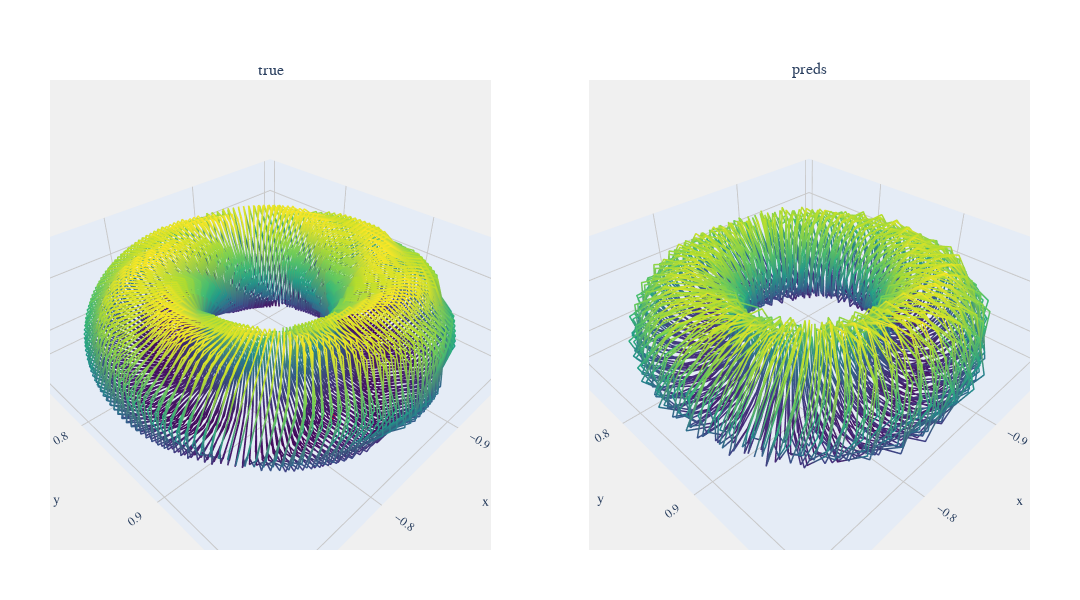

Here is the notebook cell this chart was saved with:
### Code cell
select = 104
print(data[select]['parameters'])
viz.compare_plot(datasets=[data[select]['true_value'], data[select]['predictions']], titles=["true","preds"])

### Figure 1 — Plotly figure (JSON) as saved in the notebook; plotly's stock layout.template omitted (floating-point values rounded to 4 significant figures; data arrays with more than 128 entries replaced by an {"elided": "..."} marker saying what was removed)
{"data": [{"hoverinfo": "x+y+z", "line": {"color": {"elided": "2500 float values"}, "colorscale": [[0, "#440154"], [0.1111, "#482878"], [0.2222, "#3e4989"], [0.3333, "#31688e"], [0.4444, "#26828e"], [0.5556, "#1f9e89"], [0.6667, "#35b779"], [0.7778, "#6ece58"], [0.8889, "#b5de2b"], [1, "#fde725"]], "width": 3}, "mode": "lines", "name": "Dataset 1", "scene": "scene", "type": "scatter3d", "x": {"elided": "2500 float values"}, "y": {"elided": "2500 float values"}, "z": {"elided": "2500 float values"}}, {"hoverinfo": "none", "marker": {"color": "limegreen", "size": 2}, "mode": "markers", "name": "Start", "scene": "scene", "showlegend": false, "type": "scatter3d", "x": [-0.7898], "y": [0.8196], "z": [0.6946]}, {"hoverinfo": "none", "marker": {"color": "crimson", "size": 2}, "mode": "markers", "name": "End", "scene": "scene", "showlegend": false, "type": "scatter3d", "x": [-0.8364], "y": [0.9352], "z": [0.6861]}, {"hoverinfo": "x+y+z", "line": {"color": {"elided": "2500 float values"}, "colorscale": [[0, "#440154"], [0.1111, "#482878"], [0.2222, "#3e4989"], [0.3333, "#31688e"], [0.4444, "#26828e"], [0.5556, "#1f9e89"], [0.6667, "#35b779"], [0.7778, "#6ece58"], [0.8889, "#b5de2b"], [1, "#fde725"]], "width": 3}, "mode": "lines", "name": "Dataset 2", "scene": "scene2", "type": "scatter3d", "x": {"elided": "2500 float values"}, "y": {"elided": "2500 float values"}, "z": {"elided": "2500 float values"}}, {"hoverinfo": "none", "marker": {"color": "limegreen", "size": 2}, "mode": "markers", "name": "Start", "scene": "scene2", "showlegend": false, "type": "scatter3d", "x": [-0.7902], "y": [0.823], "z": [0.6953]}, {"hoverinfo": "none", "marker": {"color": "crimson", "size": 2}, "mode": "markers", "name": "End", "scene": "scene2", "showlegend": false, "type": "scatter3d", "x": [-0.7941], "y": [0.863], "z": [0.7247]}], "layout": {"annotations": [{"font": {"size": 16}, "showarrow": false, "text": "true", "x": 0.225, "xanchor": "center", "xref": "paper", "y": 1, "yanchor": "bottom", "yref": "paper"}, {"font": {"size": 16}, "showarrow": false, "text": "preds", "x": 0.775, "xanchor": "center", "xref": "paper", "y": 1, "yanchor": "bottom", "yref": "paper"}], "font": {"family": "Arial", "size": 12}, "height": 600, "margin": {"b": 50, "l": 50, "r": 50, "t": 80}, "paper_bgcolor": "white", "plot_bgcolor": "rgb(240, 240, 240)", "scene": {"aspectmode": "data", "bgcolor": "rgb(240, 240, 240)", "domain": {"x": [0, 0.45], "y": [0, 1]}, "xaxis": {"gridcolor": "rgb(200, 200, 200)", "showbackground": true}, "yaxis": {"gridcolor": "rgb(200, 200, 200)", "showbackground": true}, "zaxis": {"gridcolor": "rgb(200, 200, 200)", "showbackground": true}}, "scene2": {"aspectmode": "data", "bgcolor": "rgb(240, 240, 240)", "domain": {"x": [0.55, 1], "y": [0, 1]}, "xaxis": {"gridcolor": "rgb(200, 200, 200)", "showbackground": true}, "yaxis": {"gridcolor": "rgb(200, 200, 200)", "showbackground": true}, "zaxis": {"gridcolor": "rgb(200, 200, 200)", "showbackground": true}}, "showlegend": false, "width": 1080}}
